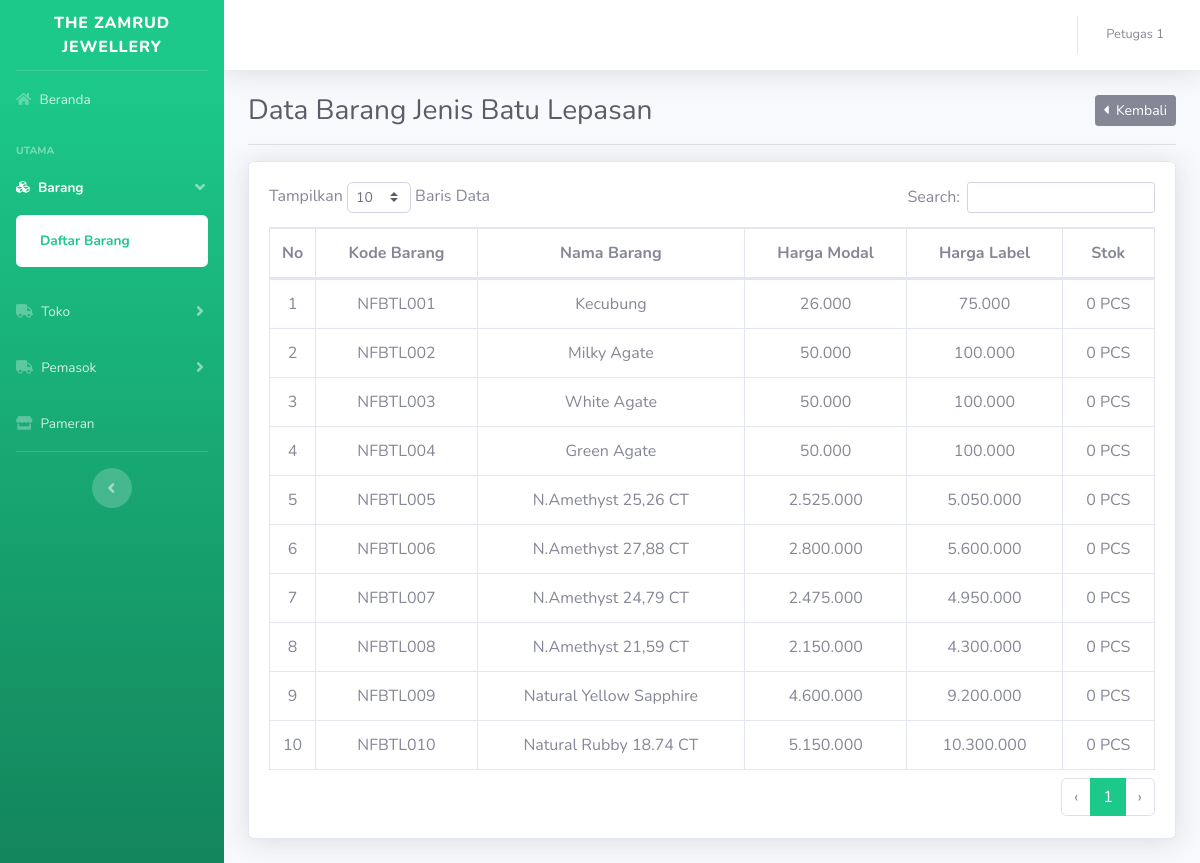
Screenshot of /index.php?h=barang_per_jenis_barang&id_jenis_barang=2 (signed in) with the database file from the repository.
### tables this page shows
CREATE TABLE `jenis_barang` (
    id INT NOT NULL AUTO_INCREMENT,
    nama VARCHAR(255) NOT NULL,
    kode VARCHAR(255) NOT NULL,
    PRIMARY KEY (id)
);

CREATE TABLE `barang` (
    id INT NOT NULL AUTO_INCREMENT,
    id_jenis_barang INT NOT NULL,
    kode INT,
    nama VARCHAR(255),
    harga_toko INT,
    harga_label INT,
    stok INT,
    satuan VARCHAR(255),
    PRIMARY KEY (id),
    FOREIGN KEY (id_jenis_barang) REFERENCES jenis_barang (id) ON DELETE CASCADE
);

### db/koneksi.php (called while the page is built, shortened)
<?php
function generateKodeBarang($number)
{
  if ($number < 10)
    return ("00" . $number);
  elseif ($number < 100)
    return ("0" . $number);
  elseif ($number < 1000)
    return $number;
}

### halaman/tampil/barang_per_jenis_barang.php (the view, shortened to what this page needs)
<?php $jenis_barang = $mysqli->query("SELECT * FROM jenis_barang WHERE id=" . $_GET['id_jenis_barang'])->fetch_assoc(); ?>
<div class="container-fluid">
    <div class="d-flex justify-content-between align-items-center">
        <h1 class="h3 mb-0 text-gray-800">Data Barang Jenis <?= $jenis_barang['nama']; ?></h1>
        <div>
            <a href="?h=barang" class="btn btn-secondary btn-sm"><i class="fas fa-caret-left"></i>&nbsp;&nbsp;Kembali</a>
        </div>
    </div>
    <hr>
    <div class="row">
        <div class="col-12">
            <div class="card shadow mb-4">
                <div class="card-body">
                    <div class="table-responsive">
                        <table class="table table-bordered" id="dataTable" width="100%" cellspacing="0">
                            <thead>
                                <tr>
                                    <th class="td-fit text-center">No</th>
                                    <th class="text-center">Kode Barang</th>
                                    <th class="text-center">Nama Barang</th>
                                    <th class="text-center">Harga Modal</th>
                                    <th class="text-center">Harga Label</th>
                                    <th class="text-center">Stok</th>
                                </tr>
                            </thead>
                            <?php
                            $result = $mysqli->query("SELECT jb.kode kode_jenis_barang, b.* FROM barang b INNER JOIN jenis_barang jb ON jb.id=b.id_jenis_barang WHERE b.id_jenis_barang=" . $_GET['id_jenis_barang']);
                            $no = 1;
                            ?>
                            <tbody>
                                <?php while ($row = $result->fetch_assoc()) : ?>
                                    <tr>
                                        <td class="td-fit align-middle text-center"><?= $no++; ?></td>
                                        <td class="align-middle text-center"><?= $row['kode_jenis_barang'] . generateKodeBarang($row['kode']); ?></td>
                                        <td class="align-middle text-center"><?= $row['nama']; ?></td>
                                        <td class="align-middle text-center"><?= number_format($row['harga_toko'], 0, ",", "."); ?></td>
                                        <td class="align-middle text-center"><?= number_format($row['harga_label'], 0, ",", "."); ?></td>
                                        <td class="align-middle text-center"><?= $row['stok']; ?> <?= $row['satuan']; ?></td>
                                    </tr>
                                <?php endwhile; ?>
                            </tbody>
                        </table>
                    </div>
                </div>
            </div>
        </div>
    </div>
</div>

### index.php (style rules this page uses)
.td-fit { width: 1%; white-space: nowrap; }

### rows the page displays
jenis_barang: nama "Batu Lepasan"
barang: id_jenis_barang.kode "NFBTL", kode "001", nama "Kecubung", harga_toko "26.000", harga_label "75.000", stok "0", satuan "PCS"
barang: id_jenis_barang.kode "NFBTL", kode "002", nama "Milky Agate", harga_toko "50.000", harga_label "100.000", stok "0", satuan "PCS"
barang: id_jenis_barang.kode "NFBTL", kode "003", nama "White Agate", harga_toko "50.000", harga_label "100.000", stok "0", satuan "PCS"
barang: id_jenis_barang.kode "NFBTL", kode "004", nama "Green Agate", harga_toko "50.000", harga_label "100.000", stok "0", satuan "PCS"
barang: id_jenis_barang.kode "NFBTL", kode "005", nama "N.Amethyst 25,26 CT", harga_toko "2.525.000", harga_label "5.050.000", stok "0", satuan "PCS"
barang: id_jenis_barang.kode "NFBTL", kode "006", nama "N.Amethyst 27,88 CT", harga_toko "2.800.000", harga_label "5.600.000", stok "0", satuan "PCS"
barang: id_jenis_barang.kode "NFBTL", kode "007", nama "N.Amethyst 24,79 CT", harga_toko "2.475.000", harga_label "4.950.000", stok "0", satuan "PCS"
barang: id_jenis_barang.kode "NFBTL", kode "008", nama "N.Amethyst 21,59 CT", harga_toko "2.150.000", harga_label "4.300.000", stok "0", satuan "PCS"
barang: id_jenis_barang.kode "NFBTL", kode "009", nama "Natural Yellow Sapphire", harga_toko "4.600.000", harga_label "9.200.000", stok "0", satuan "PCS"
barang: id_jenis_barang.kode "NFBTL", kode "010", nama "Natural Rubby 18.74 CT", harga_toko "5.150.000", harga_label "10.300.000", stok "0", satuan "PCS"

### other values shown
$_SESSION['user']['nama'] "Petugas 1"
